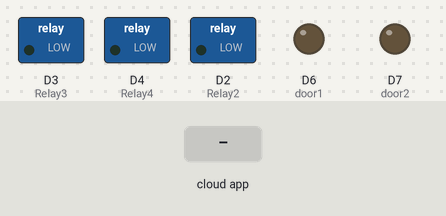
Recording of a sketch running on a simulated ESP8266 (NodeMCU). On the bench: switched loads named in the sketch (green lamp = pin HIGH), output pins drawn as LEDs (lit = HIGH). The test bench sets the inputs (shaded band). WiFi joins after 1.5 s; servers stay silent unless stated; no MQTT or app messages arrive unless stated; what the sketch prints to the serial monitor is not drawn.

Above: at 2.7 s.
2.8 s: the phone or cloud app sets door to 0
At 3.2 s:
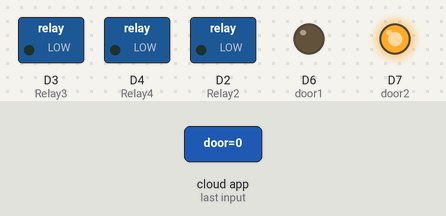
4.8 s: the phone or cloud app sets light to 1
At 5.1 s:
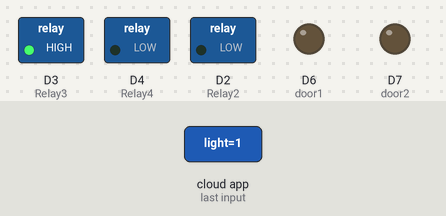
6.3 s: the phone or cloud app sets tv to 1
At 6.6 s:
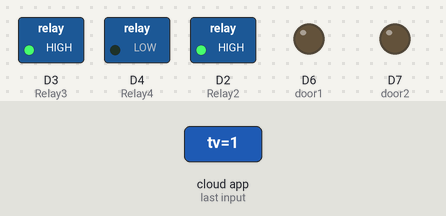
7.8 s: the phone or cloud app sets light2 to 1
At 8.6 s:
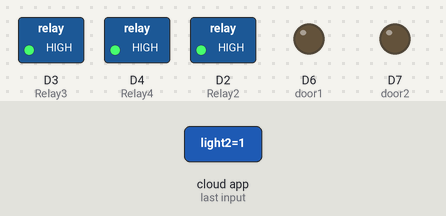
9.3 s: the phone or cloud app sets door to 1
At 9.7 s:
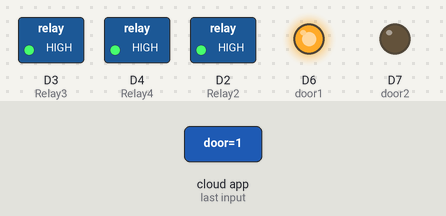
11.3 s: the phone or cloud app sets light to 0
At 12.4 s:
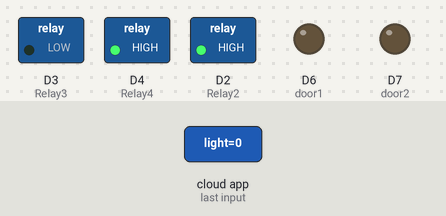
Timing chart, 0 to 13.8 s (numbered marks = the images above; inputs shaded):
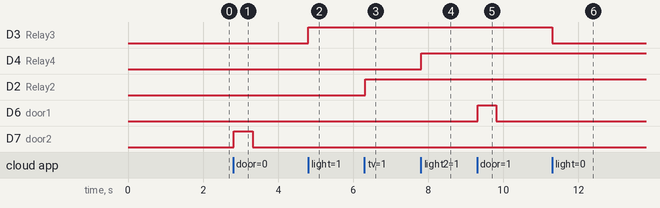

The sketch:

GoogleAssitance_Automation_.ino
```cpp
#include <ESP8266WiFi.h>
#include "Adafruit_MQTT.h"
#include "Adafruit_MQTT_Client.h"

#define door1            D6
#define door2            D7
#define Relay2            D2
#define Relay3            D3
#define Relay4            D4

#define WLAN_SSID       "HUAWEI-Cs5y"// Your SSID
#define WLAN_PASS       "maliciousss"        // Your password


/************************* Adafruit.io Setup *********************************/

#define AIO_SERVER      "io.adafruit.com"
#define AIO_SERVERPORT  1883                   // use 8883 for SSL
#define AIO_USERNAME    "ajaypyatha"            // Replace it with your username
#define AIO_KEY         "c4205f73c4714dad805fc95a6fb76aec"   // Replace with your Project Auth Key

/************ Global State (you don't need to change this!) ******************/

// Create an ESP8266 WiFiClient class to connect to the MQTT server.
WiFiClient client;
// or... use WiFiFlientSecure for SSL
//WiFiClientSecure client;

// Setup the MQTT client class by passing in the WiFi client and MQTT server and login details.
Adafruit_MQTT_Client mqtt(&client, AIO_SERVER, AIO_SERVERPORT, AIO_USERNAME, AIO_KEY);

/****************************** Feeds ***************************************/


// Setup a feed called 'onoff' for subscribing to changes.
Adafruit_MQTT_Subscribe Light1 = Adafruit_MQTT_Subscribe(&mqtt, AIO_USERNAME"/feeds/door"); // FeedName
Adafruit_MQTT_Subscribe Light2 = Adafruit_MQTT_Subscribe(&mqtt, AIO_USERNAME "/feeds/tv");
Adafruit_MQTT_Subscribe Light3 = Adafruit_MQTT_Subscribe(&mqtt, AIO_USERNAME "/feeds/light");
Adafruit_MQTT_Subscribe Light4 = Adafruit_MQTT_Subscribe(&mqtt, AIO_USERNAME "/feeds/light2");


void MQTT_connect();

void setup() {
  Serial.begin(115200);

  pinMode(door1, OUTPUT);
  pinMode(door2, OUTPUT);
  pinMode(Relay2, OUTPUT);
  pinMode(Relay3, OUTPUT);
  pinMode(Relay4, OUTPUT);

  // Connect to WiFi access point.
  Serial.println(); Serial.println();
  Serial.print("Connecting to ");
  Serial.println(WLAN_SSID);

  WiFi.begin(WLAN_SSID, WLAN_PASS);
  while (WiFi.status() != WL_CONNECTED) {
    delay(500);
    Serial.print(".");
  }
  Serial.println();

  Serial.println("WiFi connected");
  Serial.println("IP address: ");
  Serial.println(WiFi.localIP());


  // Setup MQTT subscription for onoff feed.
  mqtt.subscribe(&Light1);
  mqtt.subscribe(&Light3);
  mqtt.subscribe(&Light2);
  mqtt.subscribe(&Light4);
}

void loop() {

  MQTT_connect();


  Adafruit_MQTT_Subscribe *subscription;
  while ((subscription = mqtt.readSubscription(20000))) {
    if (subscription == &Light1) {
      Serial.print(F("Door: "));
      Serial.println((char *)Light1.lastread);
      int Light1_State = atoi((char *)Light1.lastread);
      digitalWrite(door1, Light1_State);
      digitalWrite(door2, !Light1_State);
      delay(500);
      digitalWrite(door1, LOW);
      digitalWrite(door2, LOW);
      delay(20);


    }
    if (subscription == &Light2) {
      Serial.print(F("fan: "));
      Serial.println((char *)Light2.lastread);
      int Light2_State = atoi((char *)Light2.lastread);
      digitalWrite(Relay2, Light2_State);
    }
    if (subscription == &Light3) {
      Serial.print(F("light1 : "));
      Serial.println((char *)Light3.lastread);
      int Light3_State = atoi((char *)Light3.lastread);
      digitalWrite(Relay3, Light3_State);
    }
    if (subscription == &Light4) {
      Serial.print(F("light2: "));
      Serial.println((char *)Light4.lastread);
      int Light4_State = atoi((char *)Light4.lastread);
      digitalWrite(Relay4, Light4_State);

    }
  }


}

void MQTT_connect() {
  int8_t ret;

  // Stop if already connected.
  if (mqtt.connected()) {
    return;
  }

  Serial.print("Connecting to MQTT... ");

  uint8_t retries = 3;

  while ((ret = mqtt.connect()) != 0) { // connect will return 0 for connected
    Serial.println(mqtt.connectErrorString(ret));
    Serial.println("Retrying MQTT connection in 5 seconds...");
    mqtt.disconnect();
    delay(5000);  // wait 5 seconds
    retries--;
    if (retries == 0) {

    Serial.println(F("wifi disconnected, rebooting..."));
    ESP.restart();

      // basically die and wait for WDT to reset me
      while (1);
    }
  }
  Serial.println("MQTT Connected!");

}
```

Measured:
- after the input at 2.8 s, D7 (door2): LOW → HIGH at once, → LOW 0.50 s later
- after the input at 4.8 s, D3 (Relay3): LOW → HIGH at once
- after the input at 6.3 s, D2 (Relay2): LOW → HIGH at once
- after the input at 7.8 s, D4 (Relay4): LOW → HIGH at once
- after the input at 9.3 s, D6 (door1): LOW → HIGH at once, → LOW 0.50 s later
- after the input at 11.3 s, D3 (Relay3): HIGH → LOW at once
